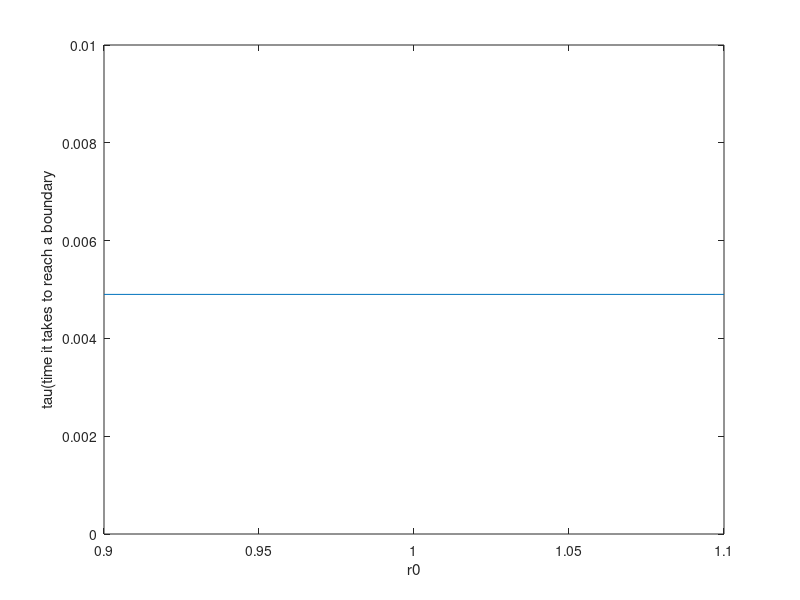

Here is the MATLAB script that generated this plot:
dX=2/100;
m=100;
X=zeros(m,1);
X(1)=dX;
for i=2:m
    X(i)=X(i-1)+dX;
end
dtau=0.0001;
n=(1/dtau);
sigma=zeros(m,n+1);
f=zeros(m,n+1);
g=zeros(m,n+1);
for i=1:m
sigma(i,1)=exp(-((X(i)-1)^2)/0.001);
end
for i=1:m
        g(i,1)=3*sigma(i,1)*X(i);
        f(i,1)=4*(X(i)^3)*sigma(i,1);
end
for j=1:n+1
    for i=j+1:m-j
        f(i,j+1)=f(i,j)+(dtau/(dX^2))*(g(i+1,j)-2*g(i,j)+g(i-1,j));
        sigma(i,j+1)=f(i,j+1)/(4*X(i)^3);
        g(i,j+1)=3*sigma(i,j+1)*X(i);
    end
end

clear m n X f g dX dtau

dX=2/100;
m=100;
dtau=0.0001;
n=(1/dtau);
X=zeros(m,n+1);
X(1,1)=dX;
for i=2:m
    X(i,1)=X(i-1,1)+dX;
end
f=zeros(m,n+1);
g=zeros(m,n+1);
for i=1:m
        g(i,1)=3*sigma(i,1)*X(i,1);
        f(i,1)=4*(X(i,1)^3)*sigma(i,1);
end

for j=1:n+1
    for i=1:m-j
        if f(i,j)<(10^-4)
            X(i,j+1)=0;
        else
        X(i,j+1)=X(i,j)-(dtau/dX)*(1/f(i,j))*(g(i+1,j)-g(i,j));
        f(i,j+1)=4*(X(i,j+1)^3)*sigma(i,j+1);
        g(i,j+1)=3*sigma(i,j+1)*X(i,j+1);
        end
    end
end

tau=zeros(1,n+1);
tau(1,1)=0;
for i=2:n+1
    tau(1,i)=tau(1,i-1)+dtau;
end

N=zeros(5,1);
for i=1:5
    N(i)=0.85+i*0.05
end

k1=find(X(round(sqrt(0.9)/dX),1:80)<0.02);
k2=find(X(round(sqrt(0.9)/dX),1:80)<0.02);
k3=find(X(round(sqrt(0.9)/dX),1:80)<0.02);
k4=find(X(round(sqrt(0.9)/dX),1:80)<0.02);
k5=find(X(round(sqrt(0.9)/dX),1:80)<0.02);
k=zeros(5,1);
k(1)=k1(1);
k(2)=k2(1);
k(3)=k3(1);
k(4)=k4(1);
k(5)=k5(1);

plot(N,k*dtau)
xlabel('r0')
ylabel('tau(time it takes to reach a boundary')
ylim([0,0.01])
